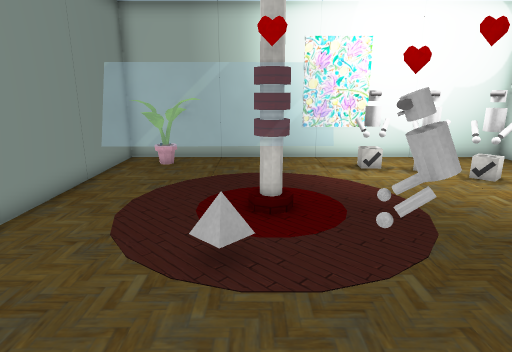
view 1 (above)

14 first-person views from a walk through a scene from a Unity 3-D project. The camera is 1.5 m above the floor, tilts 14° down and sees 75° across. The floor is counted in squares, 0.5 m on a side. Each view is taken from the middle of a square. On the plan, view 1 faces up. The plan holds only what a view shows up to about 20 squares ahead; the rest is blank. The player is left out. Some surface patterns are stand-ins.

view 2
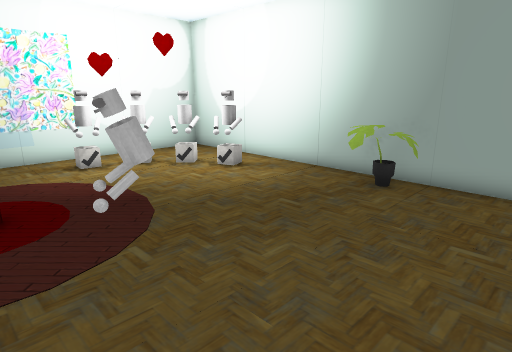

view 3
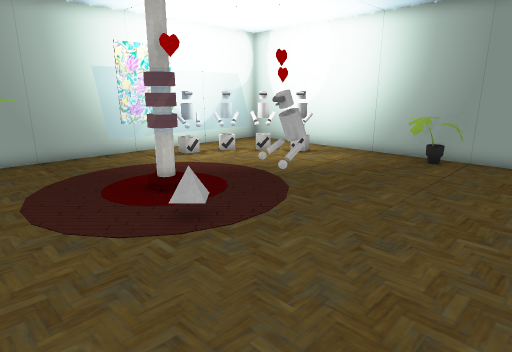

view 4
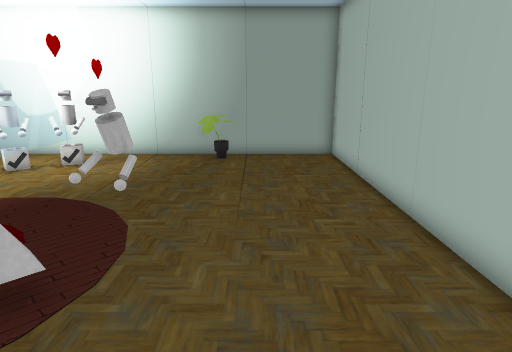

view 5
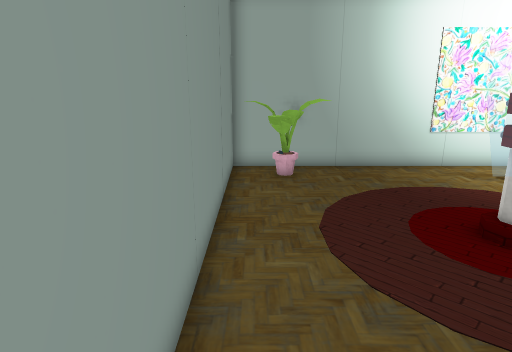

view 6
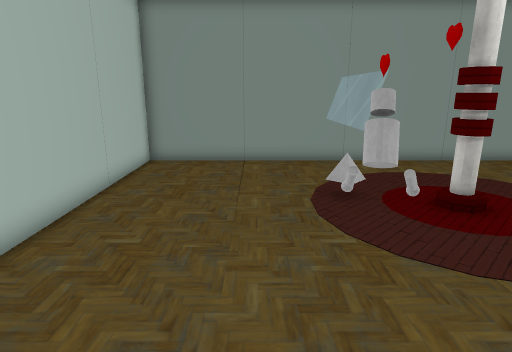

view 7
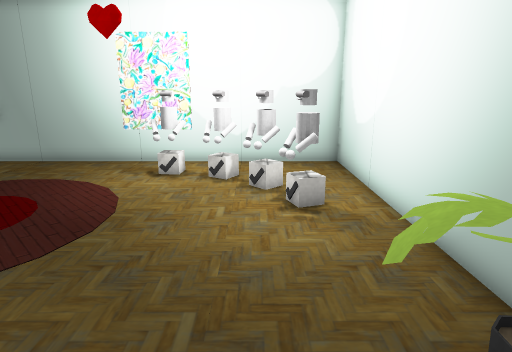

view 8
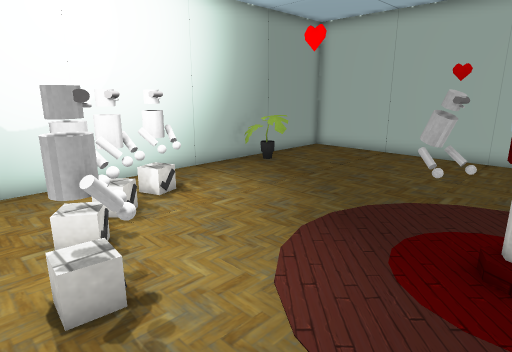

view 9
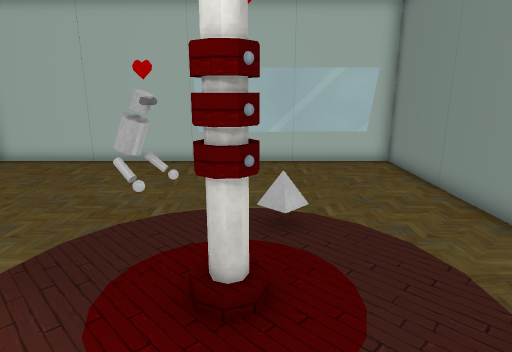

view 10
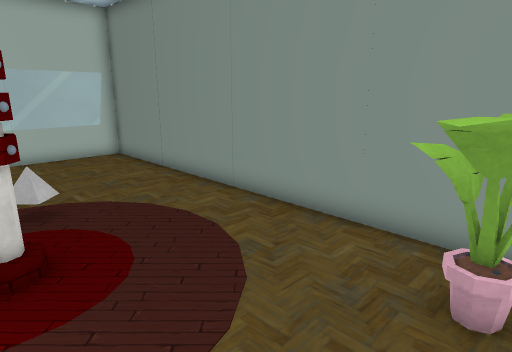

view 11
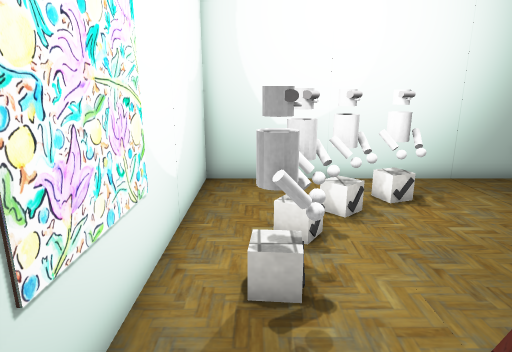

view 12
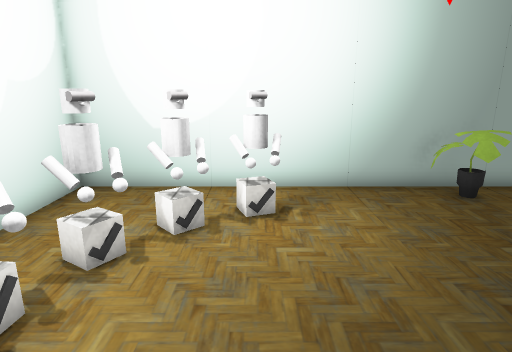

view 13
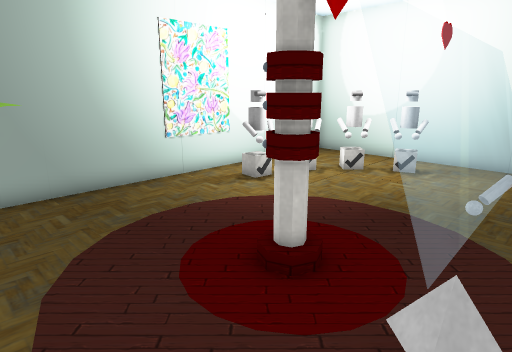

view 14
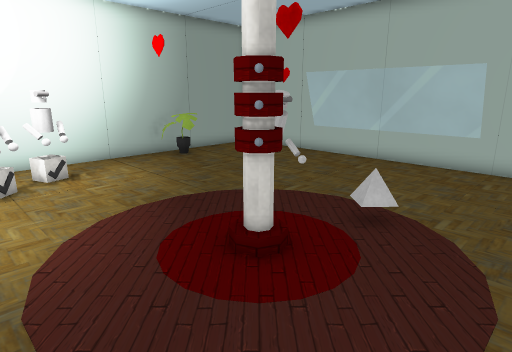

### Floor plan
Key: @ floor where view 1 was taken; # wall or solid block; . floor; P plant; Y pyramid; O other object.
Columns run from 6 left of view 1 to 12 right of it. Each row starts with its distance up from view 1.
 16 ###################
 15 #.PP..............#
 14 #PPP......OO......#
 13 #.........OOOO....#
 12 #............OOO..#
 11 #....    .....OO..#
 10 #...   .  .....OO.#
  9 #...  OO  .....O..#
  8 #...  OO  ........#
  7 #...      ........#
  6 #... YY OO........#
  5 #... YY OO.......O#
  4 #..............OOO#
  3 #...............OO#
  2 #.................#
  1 #.................#
  0 #.....@...........#
 -1 #.................#
 -2 ###################

Positions as (right, up) in squares from view 1, and headings:
1: (0, 0), facing up
2: (0, -1), facing up-right
3: (-5, -1), facing up-right
4: (-5, 2), facing right
5: (-5, 2), facing up
6: (9, 3), facing left
7: (8, 1), facing up
8: (0, 15), facing down-right
9: (0, 13), facing down
10: (1, 15), facing down-left
11: (0, 14), facing right
12: (1, 10), facing right
13: (-4, 5), facing up-right
14: (-4, 13), facing down-right
